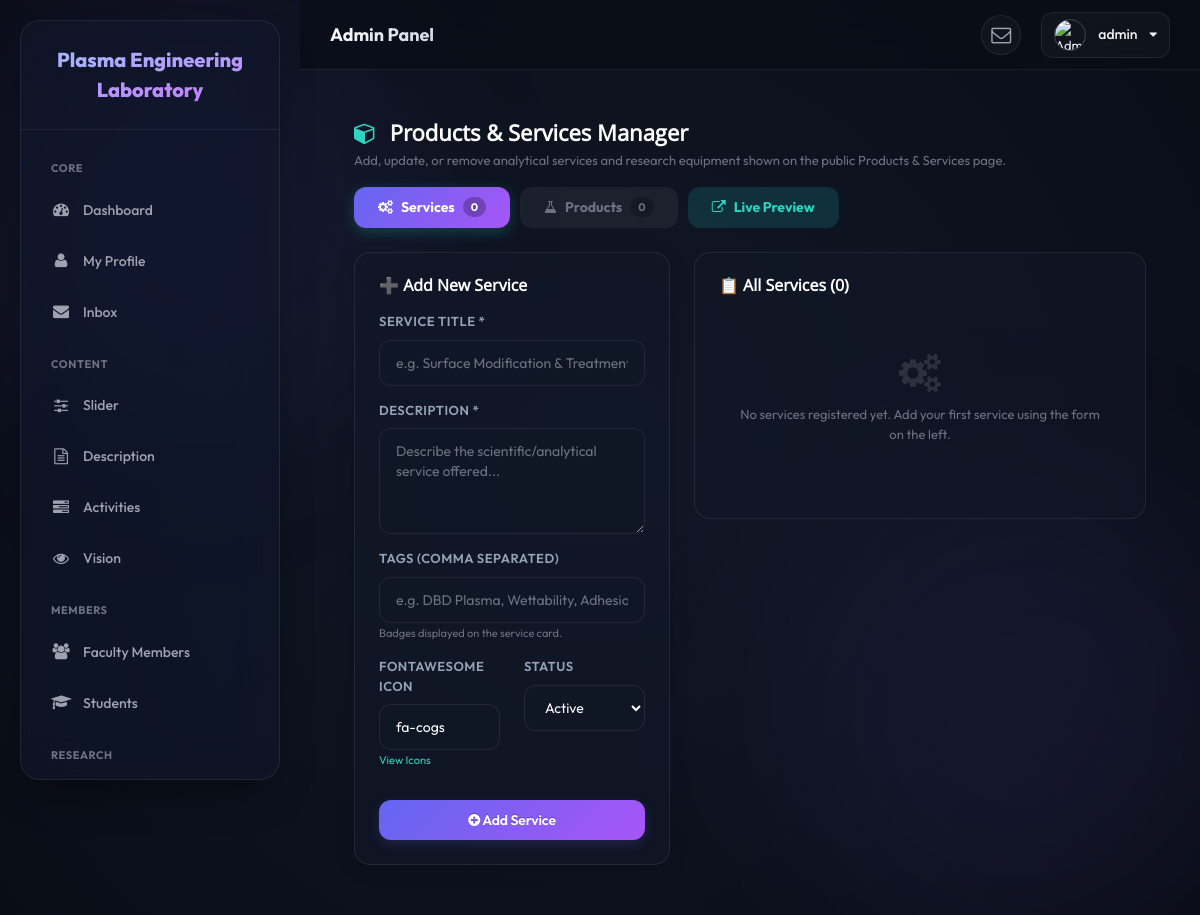
The page /dashboard/page_products_services.php (signed in) on the database as committed earlier.
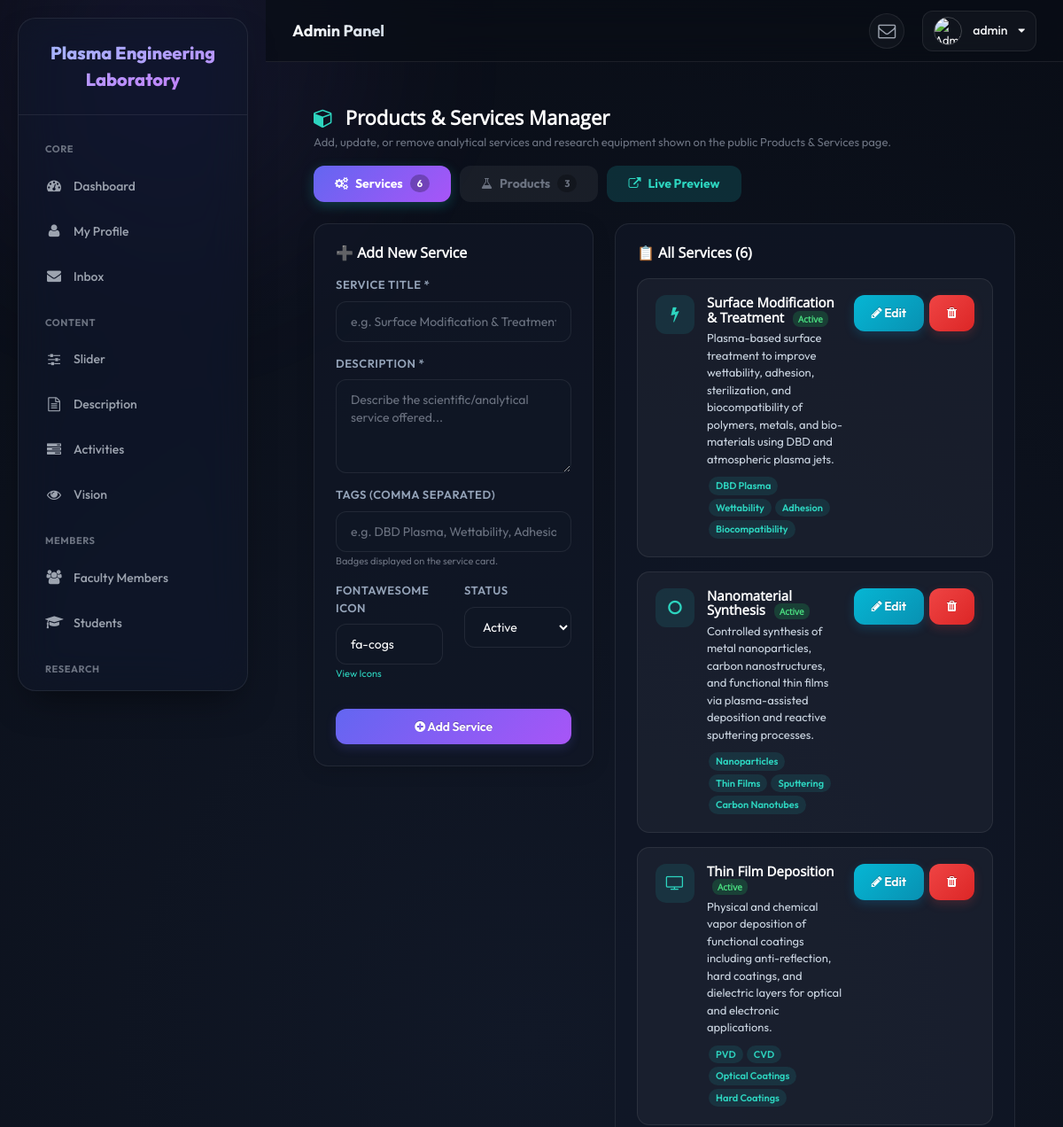
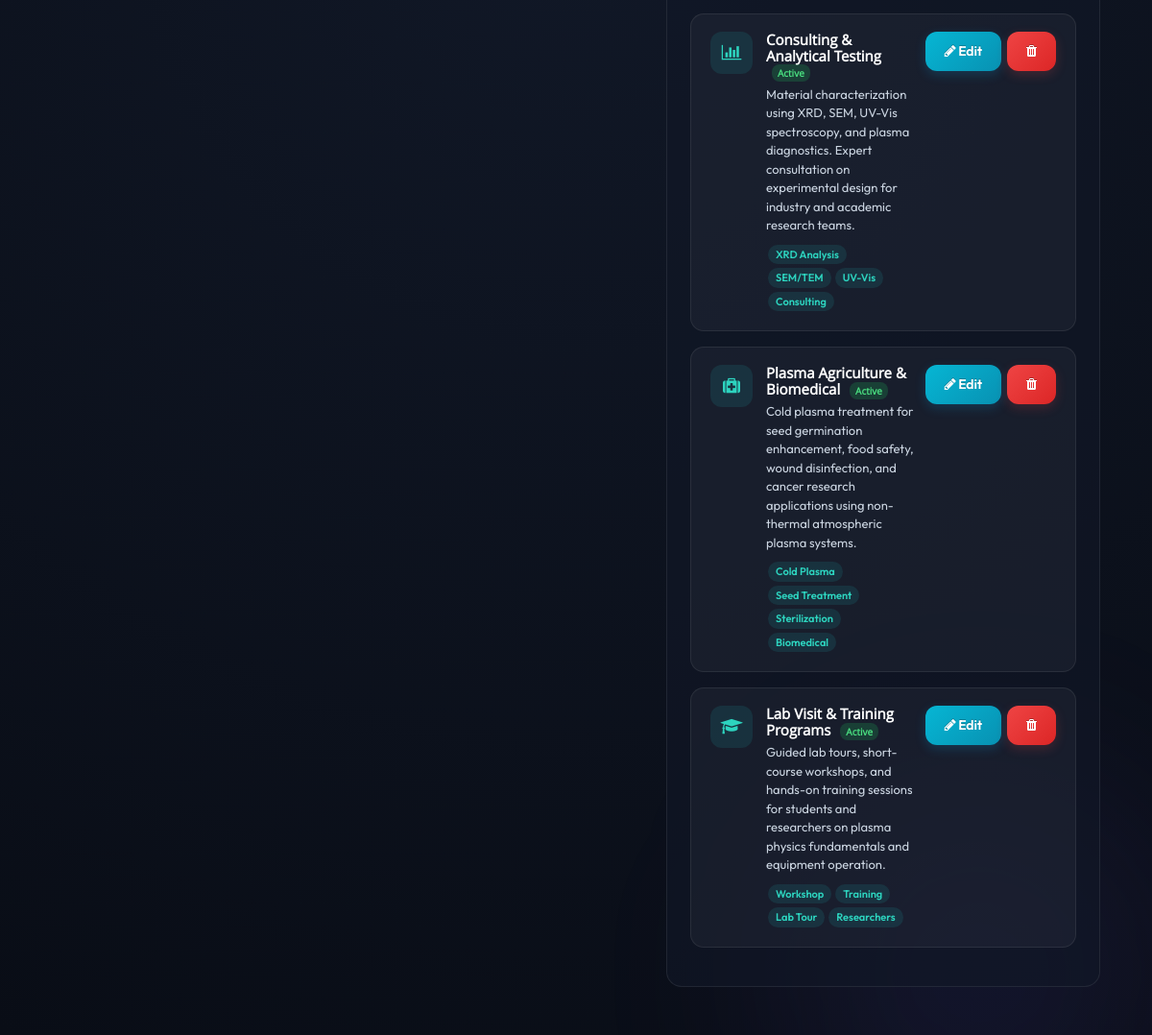
The same page on the database as committed later (2 pictures, top to bottom).
### tables this page shows
CREATE TABLE IF NOT EXISTS `services` (
  `id`          int(11)       NOT NULL AUTO_INCREMENT,
  `title`       varchar(255)  NOT NULL,
  `description` text          NOT NULL,
  `tags`        varchar(255)  NOT NULL DEFAULT '',
  `icon`        varchar(100)  NOT NULL DEFAULT 'fa-cogs',
  `status`      enum('active','inactive') NOT NULL DEFAULT 'active',
  `created_at`  timestamp     DEFAULT CURRENT_TIMESTAMP,
  PRIMARY KEY (`id`)
);

### dashboard/page_products_services.php (the view, shortened to what the changed rows need)
<?php
include('head.php');
include('navigation.php');
$active_tab = isset($_GET['tab']) && $_GET['tab'] === 'products' ? 'products' : 'services';
$s_title = '';
$s_tags = '';
$s_icon = 'fa-cogs';
$s_status = 'active';
$s_edit_state = false;
$services_list = mysqli_query($db, "SELECT * FROM services ORDER BY id ASC");
$products_list = mysqli_query($db, "SELECT * FROM products ORDER BY id ASC");
$services_count = $services_list ? mysqli_num_rows($services_list) : 0;
$products_count = $products_list ? mysqli_num_rows($products_list) : 0;
?>
<div class="container-fluid" style="padding: 20px 24px;">
    <div style="display: flex; flex-wrap: wrap; justify-content: space-between; align-items: center; gap: 16px; margin-bottom: 24px;">
        <div>
            <h2 style="font-size: 22px; font-weight: 800; color: #fff; margin: 0 0 6px;">
                <i class="fa fa-cube" style="color: #2dd4bf; margin-right: 8px;"></i> Products & Services Manager
            </h2>
        </div>
        <div style="display: flex; gap: 10px;">
            <a href="page_products_services.php?id=page_products_services&tab=services" class="tab-nav-btn <?php echo $active_tab === 'services' ? 'active' : ''; ?>">
                <i class="fa fa-cogs"></i> Services <span class="tab-badge"><?php echo $services_count; ?></span>
            </a>
            <a href="page_products_services.php?id=page_products_services&tab=products" class="tab-nav-btn <?php echo $active_tab === 'products' ? 'active' : ''; ?>">
                <i class="fa fa-flask"></i> Products <span class="tab-badge"><?php echo $products_count; ?></span>
            </a>
        </div>
    </div>
    <?php if ($active_tab === 'services'): ?>
    <div class="row">
        <div class="col-md-5">
            <div class="card" style="background: var(--card-bg, #1e293b); border: 1px solid rgba(255,255,255,0.08); border-radius: 16px; padding: 24px; box-shadow: 0 4px 20px rgba(0,0,0,0.15);">
                <h4 style="color: #fff; font-size: 16px; font-weight: 700; margin-top: 0; margin-bottom: 18px; display: flex; align-items: center; justify-content: space-between;">
                    <span><?php echo $s_edit_state ? '✏️ Edit Service' : '➕ Add New Service'; ?></span>
                </h4>
                <form method="POST" action="page_products_services.php?id=page_products_services&tab=services">
                    <div class="form-group">
                        <label style="color: #cbd5e1; font-size: 13px;">Service Title *</label>
                        <input type="text" name="title" class="form-control" placeholder="e.g. Surface Modification & Treatment" value="<?php echo htmlspecialchars($s_title); ?>" required style="background: rgba(0,0,0,0.2); border-color: rgba(255,255,255,0.12); color: #fff;">
                    </div>
                    <div class="form-group">
                        <label style="color: #cbd5e1; font-size: 13px;">Description *</label>
                        <textarea name="description" rows="4" class="form-control" placeholder="Describe the scientific/analytical service offered..." required style="background: rgba(0,0,0,0.2); border-color: rgba(255,255,255,0.12); color: #fff;"><?php echo htmlspecialchars($s_description); ?></textarea>
                    </div>
                    <div class="form-group">
                        <label style="color: #cbd5e1; font-size: 13px;">Tags (comma separated)</label>
                        <input type="text" name="tags" class="form-control" placeholder="e.g. DBD Plasma, Wettability, Adhesion" value="<?php echo htmlspecialchars($s_tags); ?>" style="background: rgba(0,0,0,0.2); border-color: rgba(255,255,255,0.12); color: #fff;">
                        <small style="color: var(--text-muted, #94a3b8);">Badges displayed on the service card.</small>
                    </div>
                    <div class="row">
                        <div class="col-sm-6">
                            <div class="form-group">
                                <label style="color: #cbd5e1; font-size: 13px;">FontAwesome Icon</label>
                                <input type="text" name="icon" class="form-control" placeholder="e.g. fa-bolt, fa-medkit" value="<?php echo htmlspecialchars($s_icon); ?>" style="background: rgba(0,0,0,0.2); border-color: rgba(255,255,255,0.12); color: #fff;">
                                <small style="color: var(--text-muted, #94a3b8);"><a href="https://fontawesome.com/v4/icons/" target="_blank" style="color: #2dd4bf;">View Icons</a></small>
                            </div>
                        </div>
                        <div class="col-sm-6">
                            <div class="form-group">
                                <label style="color: #cbd5e1; font-size: 13px;">Status</label>
                                <select name="status" class="form-control" style="background: #1e293b; border-color: rgba(255,255,255,0.12); color: #fff;">
                                    <option value="active" <?php echo ($s_status === 'active') ? 'selected' : ''; ?>>Active</option>
                                </select>
                            </div>
                        </div>
                    </div>
                    <div style="margin-top: 15px;">
                        <?php if ($s_edit_state): ?>
                            <button type="submit" name="update_service" class="btn btn-warning btn-block" style="font-weight: 700; border-radius: 10px; padding: 10px;">
                                <i class="fa fa-save"></i> Update Service
                            </button>
                        <?php else: ?>
                            <button type="submit" name="save_service" class="btn btn-primary btn-block" style="font-weight: 700; border-radius: 10px; padding: 10px; background: linear-gradient(135deg, #1ca7a8, #0e7490); border: none;">
                                <i class="fa fa-plus-circle"></i> Add Service
                            </button>
                        <?php endif; ?>
                    </div>
                </form>
            </div>
        </div>
        <div class="col-md-7">
            <div class="card" style="background: var(--card-bg, #1e293b); border: 1px solid rgba(255,255,255,0.08); border-radius: 16px; padding: 24px;">
                <h4 style="color: #fff; font-size: 16px; font-weight: 700; margin-top: 0; margin-bottom: 20px;">
                    📋 All Services (<?php echo $services_count; ?>)
                </h4>
                <?php if ($services_count === 0): ?>
                    <div style="text-align: center; padding: 40px 20px; color: var(--text-muted, #94a3b8);">
                        <i class="fa fa-cogs fa-3x" style="opacity: 0.3; margin-bottom: 12px;"></i>
                        <p>No services registered yet. Add your first service using the form on the left.</p>
                    </div>
                <?php else: ?>
                    <?php while ($s = mysqli_fetch_array($services_list)): ?>
                    <div class="card-item-box">
                        <div style="display: flex; justify-content: space-between; align-items: flex-start; gap: 12px;">
                            <div style="display: flex; gap: 14px;">
                                <div style="width: 44px; height: 44px; border-radius: 12px; background: rgba(28,167,168,0.15); color: #2dd4bf; display: flex; align-items: center; justify-content: center; font-size: 18px; flex-shrink: 0;">
                                    <i class="fa <?php echo htmlspecialchars($s['icon'] ?: 'fa-cogs'); ?>"></i>
                                </div>
                                <div>
                                    <h5 style="color: #fff; font-weight: 700; font-size: 15px; margin: 0 0 6px;">
                                        <?php echo htmlspecialchars($s['title']); ?>
                                        <?php if ($s['status'] === 'inactive'): ?>
                                            <span style="font-size: 10px; background: rgba(239,68,68,0.2); color: #f87171; padding: 2px 6px; border-radius: 8px; margin-left: 6px;">Inactive</span>
                                        <?php else: ?>
                                            <span style="font-size: 10px; background: rgba(34,197,94,0.2); color: #4ade80; padding: 2px 6px; border-radius: 8px; margin-left: 6px;">Active</span>
                                        <?php endif; ?>
                                    </h5>
                                    <p style="color: #cbd5e1; font-size: 13px; line-height: 1.5; margin: 0 0 8px;">
                                        <?php echo nl2br(htmlspecialchars($s['description'])); ?>
                                    </p>
                                    <div>
                                        <?php
                                        if (!empty($s['tags'])) {
                                            $tag_arr = explode(',', $s['tags']);
                                            foreach ($tag_arr as $t) {
                                                echo '<span class="tag-pill">' . htmlspecialchars(trim($t)) . '</span>';
                                            }
                                        }
                                        ?>
                                    </div>
                                </div>
                            </div>
                            <div style="display: flex; gap: 6px; flex-shrink: 0;">
                                <a href="page_products_services.php?id=page_products_services&tab=services&edit_service=<?php echo $s['id']; ?>" class="btn btn-xs btn-info" style="border-radius: 6px;">
                                    <i class="fa fa-pencil"></i> Edit
                                </a>
                                <a href="page_products_services.php?id=page_products_services&tab=services&del_service=<?php echo $s['id']; ?>" onclick="return confirm('Are you sure you want to delete this service?');" class="btn btn-xs btn-danger" style="border-radius: 6px;">
                                    <i class="fa fa-trash"></i>
                                </a>
                            </div>
                        </div>
                    </div>
                    <?php endwhile; ?>
                <?php endif; ?>
            </div>
        </div>
    </div>
    <?php endif; ?>
</div>
<?php include('bottom.php'); ?>

Rows that differ between the two databases and show on the page:
added services: title "Surface Modification & Treatment", status "Active", description "Plasma-based surface treatment to improve wettability, adhesion, sterilization, and biocompatibility of polymers, metals, and bio-materials using DBD and atmospheric plasma jets.", tags "DBD Plasma", tags "Wettability", tags "Adhesion", tags "Biocompatibility"
added services: title "Nanomaterial Synthesis", status "Active", description "Controlled synthesis of metal nanoparticles, carbon nanostructures, and functional thin films via plasma-assisted deposition and reactive sputtering processes.", tags "Nanoparticles", tags "Thin Films", tags "Sputtering", tags "Carbon Nanotubes"
added services: title "Thin Film Deposition", status "Active", description "Physical and chemical vapor deposition of functional coatings including anti-reflection, hard coatings, and dielectric layers for optical and electronic applications.", tags "PVD", tags "CVD", tags "Optical Coatings", tags "Hard Coatings"
added services: title "Consulting & Analytical Testing", status "Active", description "Material characterization using XRD, SEM, UV-Vis spectroscopy, and plasma diagnostics. Expert consultation on experimental design for industry and academic research teams.", tags "XRD Analysis", tags "SEM/TEM", tags "UV-Vis", tags "Consulting"
added services: title "Plasma Agriculture & Biomedical", status "Active", description "Cold plasma treatment for seed germination enhancement, food safety, wound disinfection, and cancer research applications using non-thermal atmospheric plasma systems.", tags "Cold Plasma", tags "Seed Treatment", tags "Sterilization", tags "Biomedical"
added services: title "Lab Visit & Training Programs", status "Active", description "Guided lab tours, short-course workshops, and hands-on training sessions for students and researchers on plasma physics fundamentals and equipment operation.", tags "Workshop", tags "Training", tags "Lab Tour", tags "Researchers"
Other text that changed with them:
$services_count: "0" → "6"
$products_count: "0" → "3"
text no longer shown: "No services registered yet. Add your first service using the form on the left."
